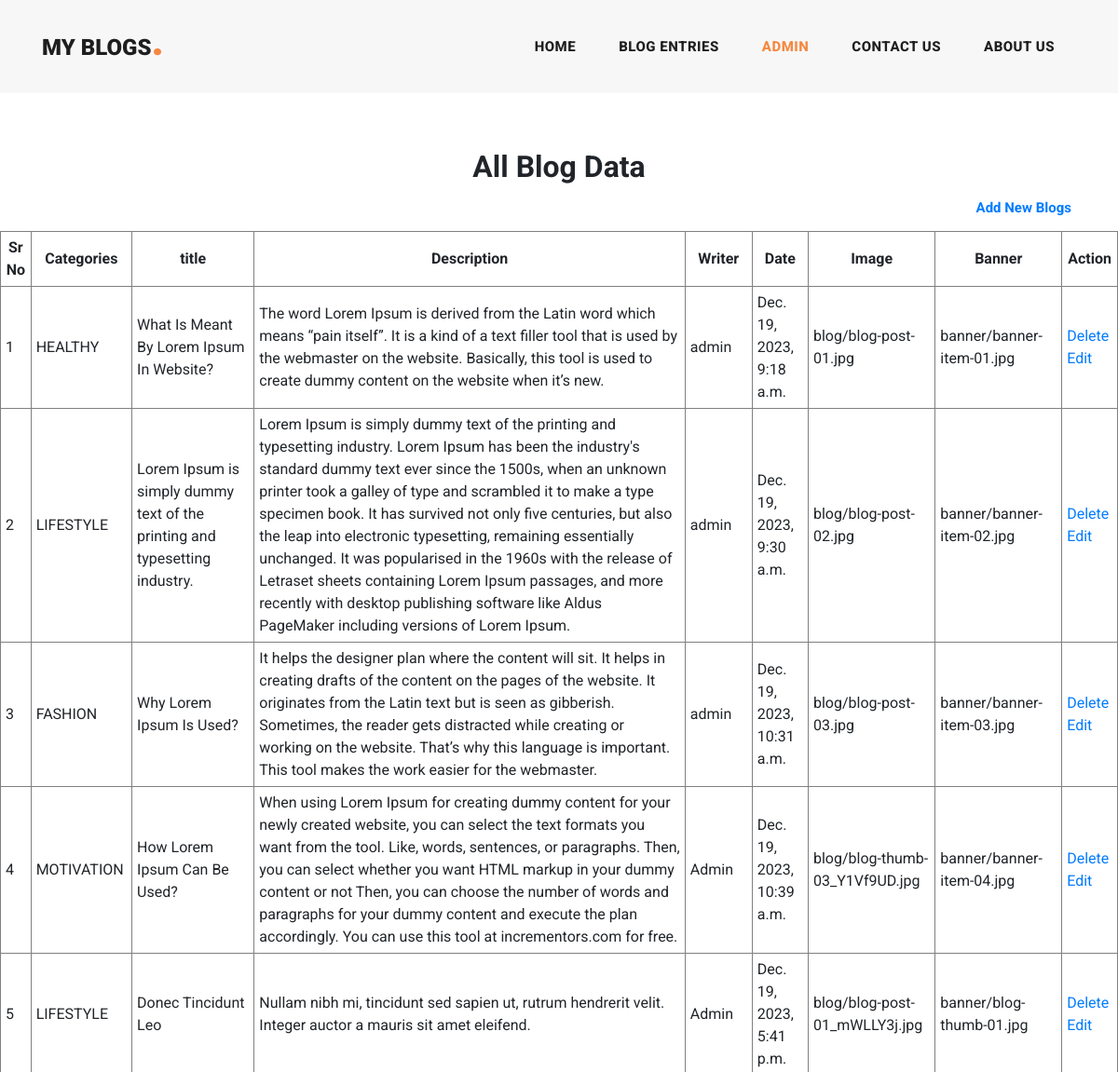
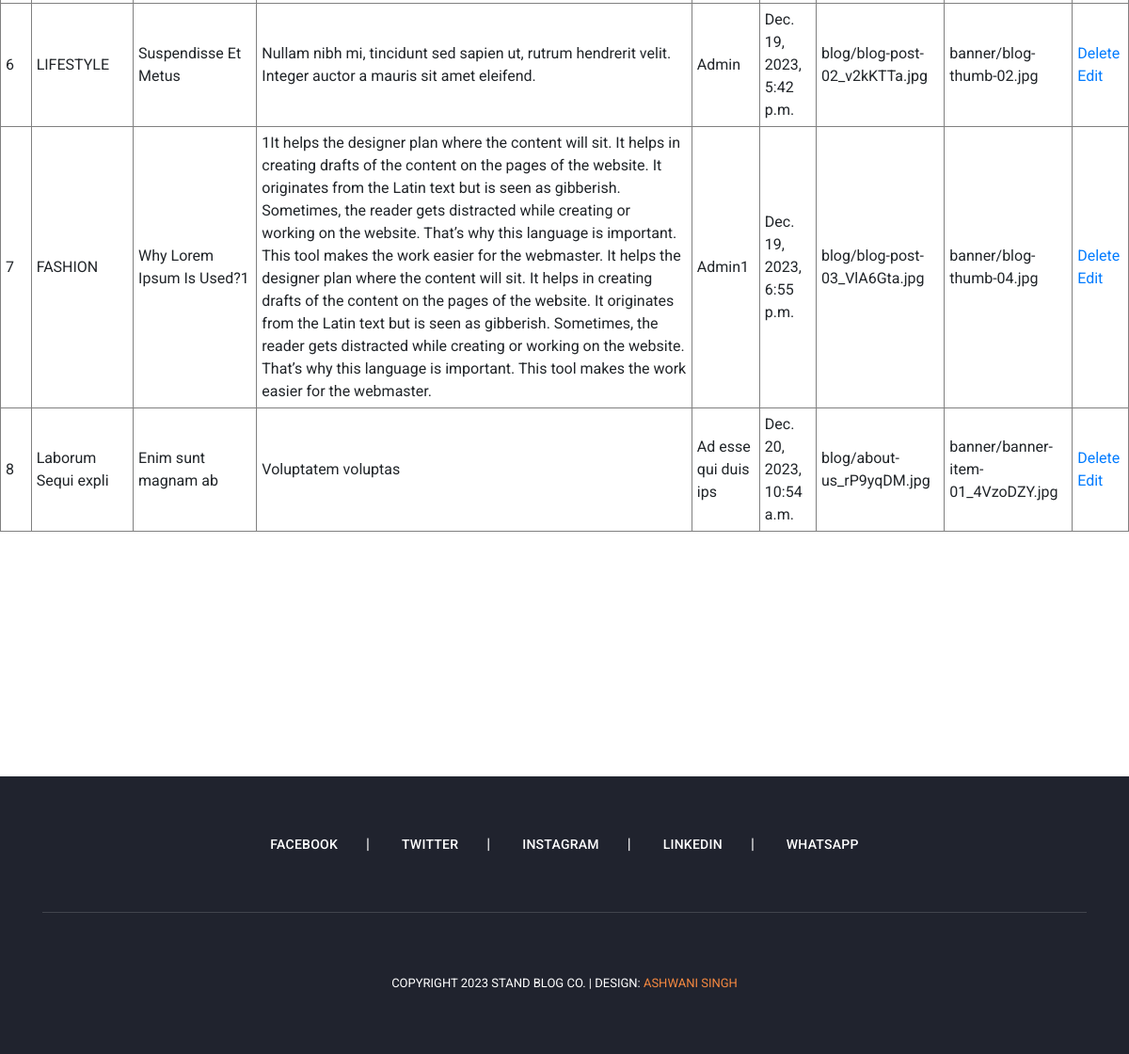
The app's page /showData/ with its own data (2 pictures, top to bottom).
### web/models.py (models this page shows)
class Blog(models.Model):
    categories=models.CharField(max_length=50)
    title=models.CharField(max_length=100)
    description=models.TextField()
    writer=models.CharField(max_length=30)
    date=models.DateTimeField(auto_now_add=True)
    image=models.ImageField(upload_to='blog/')
    banner_image=models.ImageField(upload_to='banner/',null=True)
    class Meta:
        db_table='blog'

### web/views.py (the view)
# urls.py: path('showData/',views.showData,name='showdata'),
def showData(request):
    data=models.Blog.objects.all().values()
    return render(request,'showBlogData.html',{'data':data})

### template/showBlogData.html (shortened to what this page needs)
{% extends 'base/base.html' %}
{% block body %}
<section class="showdata">
    <h2>All Blog Data</h2>
    <p style="text-align: right;padding: 10px 50px;" class="">
        <a href="{% url 'addnewblog' %}"><b>Add New Blogs</b></a>
    </p>
    <table border="1" cellspeacing="1rem" cellpadding="5px" rules="all">
        <thead style="text-align: center;">
            <th>Sr No</th>
            <th>Categories</th>
            <th>title</th>
            <th>Description</th>
            <th>Writer</th>
            <th>Date</th>
            <th>Image</th>
            <th>Banner</th>
            <th>Action</th>
        </thead>
        <tbody>
            {% for b in data %}
            <tr>
                <td>{{forloop.counter}}</td>
                <td>{{b.categories}}</td>
                <td>{{b.title}}</td>
                <td>{{b.description}}</td>
                <td>{{b.writer}}</td>
                <td>{{b.date}}</td>
                <td>{{b.image}}</td>
                <td>{{b.banner_image}}</td>
                <td>
                    <a href="{% url 'deleteblog' b.id %}">Delete</a>
                    <a href="{% url 'editblog' b.id %}">Edit</a>
                </td>
            </tr>
            {% endfor %}
        </tbody>
    </table>
</section>
{% endblock %}

### static/assets/css/templatemo-stand-blog.css (style rules this page uses)
body { font-family: 'Roboto', sans-serif; overflow-x: hidden; text-rendering: optimizeLegibility; -webkit-font-smoothing: antialiased; -moz-osx-font-smoothing: grayscale; }
p { margin-bottom: 0px; font-size: 15px; font-weight: 400; color: #7a7a7a; line-height: 30px; }
a { text-decoration: none!important; }
h1,h2,h3,h4,h5,h6 { margin: 0px; }

### template/showBlogData.html (style rules this page uses)
.showdata { padding: 10rem 0rem; }
.showdata h2 { text-align: center; font-weight: bold; }

### records on screen
Blog: categories "HEALTHY", title "What Is Meant By Lorem Ipsum In Website?", description "The word Lorem Ipsum is derived from the Latin word which means “pain itself”. It is a kind of a text filler tool that is used by the webmaster on the website. Basically, this tool is used to create dummy content on the website when it’s new.", writer "admin", date "Dec. 19, 2023, 9:18 a.m.", image "blog/blog-post-01.jpg", banner_image "banner/banner-item-01.jpg"
Blog: categories "LIFESTYLE", title "Lorem Ipsum is simply dummy text of the printing and typesetting industry.", description "Lorem Ipsum is simply dummy text of the printing and typesetting industry. Lorem Ipsum has been the industry's standard dummy text ever since the 1500s, when an unknown printer took a galley of type and scrambled it to make a type specimen book. It has survived not only five centuries, but also the leap into electronic typesetting, remaining essentially unchanged. It was popularised in the 1960s with the release of Letraset sheets containing Lorem Ipsum passages, and more recently with desktop publishing software like Aldus PageMaker including versions of Lorem Ipsum.", writer "admin", date "Dec. 19, 2023, 9:30 a.m.", image "blog/blog-post-02.jpg", banner_image "banner/banner-item-02.jpg"
Blog: categories "FASHION", title "Why Lorem Ipsum Is Used?", description "It helps the designer plan where the content will sit. It helps in creating drafts of the content on the pages of the website. It originates from the Latin text but is seen as gibberish. Sometimes, the reader gets distracted while creating or working on the website. That’s why this language is important. This tool makes the work easier for the webmaster.", writer "admin", date "Dec. 19, 2023, 10:31 a.m.", image "blog/blog-post-03.jpg", banner_image "banner/banner-item-03.jpg"
Blog: categories "MOTIVATION", title "How Lorem Ipsum Can Be Used?", description "When using Lorem Ipsum for creating dummy content for your newly created website, you can select the text formats you want from the tool. Like, words, sentences, or paragraphs. Then, you can select whether you want HTML markup in your dummy content or not Then, you can choose the number of words and paragraphs for your dummy content and execute the plan accordingly. You can use this tool at incrementors.com for free.", writer "Admin", date "Dec. 19, 2023, 10:39 a.m.", image "blog/blog-thumb-03_Y1Vf9UD.jpg", banner_image "banner/banner-item-04.jpg"
Blog: categories "LIFESTYLE", title "Donec Tincidunt Leo", description "Nullam nibh mi, tincidunt sed sapien ut, rutrum hendrerit velit. Integer auctor a mauris sit amet eleifend.", writer "Admin", date "Dec. 19, 2023, 5:41 p.m.", image "blog/blog-post-01_mWLLY3j.jpg", banner_image "banner/blog-thumb-01.jpg"
Blog: categories "LIFESTYLE", title "Suspendisse Et Metus", description "Nullam nibh mi, tincidunt sed sapien ut, rutrum hendrerit velit. Integer auctor a mauris sit amet eleifend.", writer "Admin", date "Dec. 19, 2023, 5:42 p.m.", image "blog/blog-post-02_v2kKTTa.jpg", banner_image "banner/blog-thumb-02.jpg"
Blog: categories "FASHION", title "Why Lorem Ipsum Is Used?1", description "1It helps the designer plan where the content will sit. It helps in creating drafts of the content on the pages of the website. It originates from the Latin text but is seen as gibberish. Sometimes, the reader gets distracted while creating or working on the website. That’s why this language is important. This tool makes the work easier for the webmaster. It helps the designer plan where the content will sit. It helps in creating drafts of the content on the pages of the website. It originates from the Latin text but is seen as gibberish. Sometimes, the reader gets distracted while creating or working on the website. That’s why this language is important. This tool makes the work easier for…", writer "Admin1", date "Dec. 19, 2023, 6:55 p.m.", image "blog/blog-post-03_VlA6Gta.jpg", banner_image "banner/blog-thumb-04.jpg"
Blog: categories "Laborum Sequi expli", title "Enim sunt magnam ab", description "Voluptatem voluptas", writer "Ad esse qui duis ips", date "Dec. 20, 2023, 10:54 a.m.", image "blog/about-us_rP9yqDM.jpg", banner_image "banner/banner-item-01_4VzoDZY.jpg"
